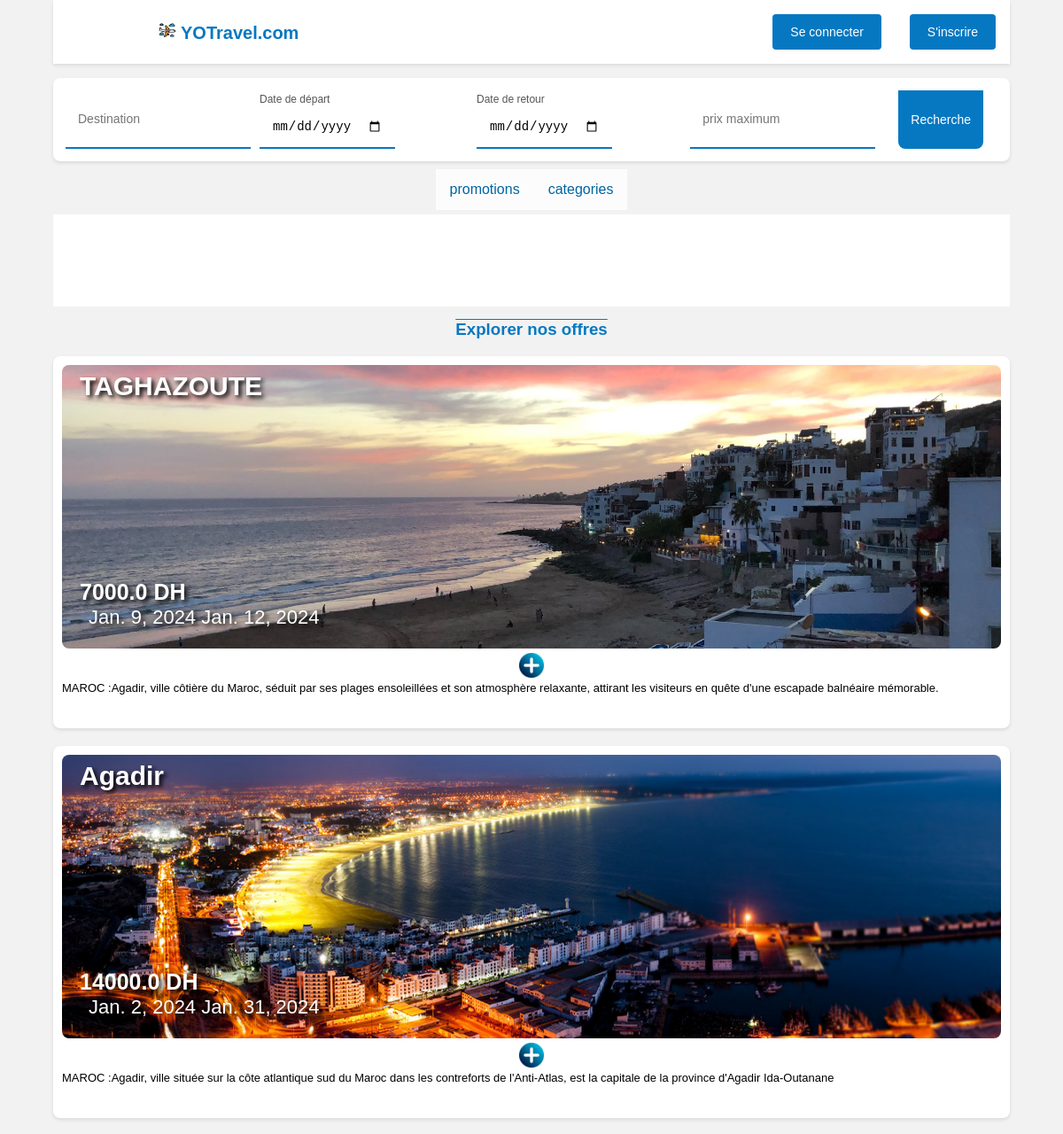
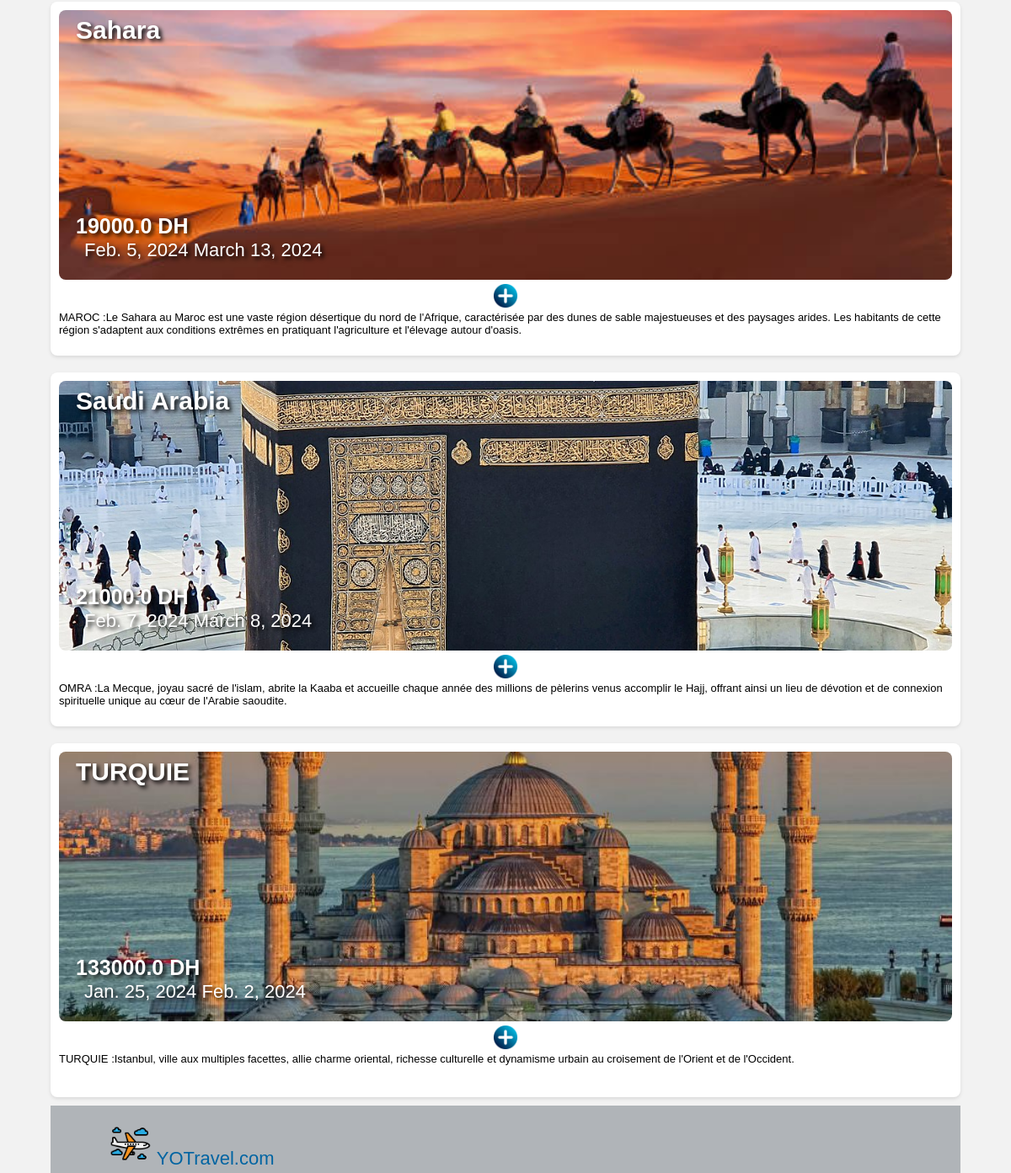
The page / on the database its author committed (2 pictures, top to bottom).
### vacance/models.py (models this page shows, shortened)
class Voyage(models.Model):
	categories=[
		("H","HAJJ"),
		("O","OMRA"),
		("A","ASIE"),
		("T","TURQUIE"),
		("M","MAROC"),
	]
	categorie = models.CharField(max_length=1, choices=categories)
	titre = models.CharField(max_length=30)
	pays = models.CharField(max_length=30)
	ville = models.CharField(max_length=30)
	date_debut=models.DateField(null=True, blank=True)
	date_fin=models.DateField(null=True, blank=True)
	prix=models.FloatField()
	description=models.TextField()
	image_de_voyage = models.ImageField(upload_to='static/images/voyages/', null=True, blank=True)

### vacance/views.py (the view)
# urls.py: path('', views.home, name='home'),
def home(request):
    dernieres_voyages = Voyage.objects.all().order_by('prix')
    voyage_trouve = None
    promos = Promotion.objects.all()
    categories=Voyage.categories
    cats = [nom[1] for  nom in categories]
    titre_recherche = request.GET.get('q1', '')
    prix_recherche = request.GET.get('q2', '')
    date_debut_recherche = request.GET.get('q3', '')
    date_fin_recherche = request.GET.get('q4', '')
    voyages_trouves = Voyage.objects.all()
    if titre_recherche:
        voyages_trouves = voyages_trouves.filter(titre__icontains=titre_recherche)
    if prix_recherche:
        try:
            prix_recherche = float(prix_recherche)
            voyages_trouves = voyages_trouves.filter(prix__lte=prix_recherche)
        except ValueError:
            pass
    if date_debut_recherche:
        try:
            date_debut_recherche = datetime.strptime(date_debut_recherche, '%Y-%m-%d')
            voyages_trouves = voyages_trouves.filter(date_debut__gte=date_debut_recherche)
        except ValueError:
            pass
    if date_fin_recherche:
        try:
            date_fin_recherche = datetime.strptime(date_fin_recherche, '%Y-%m-%d')
            voyages_trouves = voyages_trouves.filter(date_fin__lte=date_fin_recherche)
        except ValueError:
            pass
    if voyages_trouves.exists():
        voyage_trouve = voyages_trouves
    else:
        voyage_trouve = None
    context = {
        'voyages': dernieres_voyages,
        'voyage_trouve': voyage_trouve,
        'promos': promos,
        'cats': cats,
    }
    return render(request, 'vacance/client/home.html', context)

### vacance/models.py (called while the page is built)
	def __str__(self):
		return self.titre

### vacance/template/vacance/client/home.html (shortened to what this page needs)
{% load static %}
<!DOCTYPE html>
<html lang="en">
<head>
  <link rel="stylesheet" href="{% static 'css/style3.css' %}">
</head>
<body>
    <div class="header">
      <div class="logo" >
        <a href="{% url 'home' %}">
        <img id='ico'  src="{% static 'images/avion.png' %}"></a>
        YOTravel.com</div>
      <div class="auth-buttons">
        <a href="{% url 'Sec' %}"><button id="res">Se connecter</button></a>
        <a href="{% url 'acceuil' %}"><button id="res">S'inscrire</button></a>
      </div>
    </div>
    <form id="search-form" action="{% url 'home' %}" method="get">
    <div class="search-container">
      <input type="text" name="q1" class="search-input" placeholder="Destination">
      <div class="date-inputs">
        <div class="date-input-group">
          <label for="check-in" class="date-label">Date de départ</label>
          <input type="date" id="check-in" name="q3" class="date-input" placeholder="Date de départ">
        </div>
        <div class="date-input-group">
          <label for="check-out" class="date-label">Date de retour </label>
          <input type="date" id="check-out" name="q4" class="date-input" placeholder="Date d'arrivée">
        </div>
      </div>
      <input type="number" class="room-input" name="q2" placeholder="prix maximum">
      <button type="submit" class="search-button">Recherche</button>
    </div>
    </form>
     <div class="Nav">
      <ul>
        <li class="dropdown">
          <a href="javascript:void(0)" class="dropbtn">promotions</a>
        </li>
        <li class="dropdown">
          <a href="javascript:void(0)" class="dropbtn">categories</a>
        </li>
      </ul>
    </div>
     <div class="scrolling-container">
      <div class="scrolling-content">
      </div>
    </div>
 <H3 id="tit">Explorer nos offres </H3>
    <div class="main-container">
  {% if not request.GET.q1 or not voyage_trouve %}
      {% for voyage in voyages %}
          <div class="travel-section">
              <div class="destination-card"><a href="{% url 'details' voyage.id %}">
                  <img src="{{ voyage.image_de_voyage.url }}" name='image'  alt="image_de_voyage"></a>
                  <div id="icones">
                    <a href="{% url 'details' voyage.id %}">
                     <img id='fav'  src="{% static 'images/ajouter.png' %}" title="details"  alt="ajouter au favoris"></a>
                   </div>
                  <div class="details">
                      <h3 class="titre">{{ voyage.titre }}</h3>
                      <h4 class="price">{{ voyage.prix }} DH</h4>
                      <p class="date"> {{ voyage.date_debut }}  {{ voyage.date_fin }} </p>
                      <p class="description"> {{ voyage.get_categorie_display }} :{{ voyage.description }} </p>
                  </div>
              </div>
          </div>
      {% endfor %}
  {% endif %}
      </div>
      <div class="footer">
        <div class="foot" >
            <a href="{% url 'voyage' %}">
            <img id='icof'  src="{% static 'images/avion.png' %}"></a>
            YOTravel.com
        </div>
      </div>
  </body>
  </html>

### static/css/style3.css (style rules this page uses)
body { font-family: 'Arial', sans-serif; background-color: #f2f2f2; margin: 0; display: flex; flex-direction: column; align-items: center; justify-content: center; width: 90%; margin-left: 5%; }
.header { display: flex; justify-content: space-between; align-items: center; width: 100%; padding-top: 16px; padding-bottom: 16px; background-color: #fff; box-shadow: 0 2px 4px rgba(0, 0, 0, 0.1); }
.logo { font-size: 20px; font-weight: bold; color: #0678C1; margin-left: 11%; }
.auth-buttons { display: flex; align-items: center; margin-left: -8px; }
.login-button, .signup-button ,button { background-color: #0678C1; color: #fff; border: none; padding: 12px 20px; cursor: pointer; font-size: 14px; margin-left: 16px; margin-right: 16px; border-radius: 4px; }
a { color: inherit; text-decoration: none; }
.search-container { display: flex; background-color: #fff; border-radius: 8px; overflow: hidden; box-shadow: 0 2px 4px rgba(0, 0, 0, 0.1); margin-top: 16px; margin-bottom: 17px; padding: 14px; }
.search-input, .date-input, .room-input { flex: 1; padding: 14px; border: none; outline: none; font-size: 14px; margin-right: 10px; border-bottom: 2px solid #0678C1; }
.date-inputs { display: flex; flex-direction: line; }
.date-label { font-size: 12px; color: #555; }
.search-button { background-color: #0678C1; color: #fff; border: none; padding: 14px; cursor: pointer; border-radius: 0 0 8px 8px; }
.main-container { flex: 1; display: flex; justify-content: center; align-items: center; flex-wrap: wrap; }
.travel-section { display: flex; justify-content: space-around; background-color: #fff; border-radius: 8px; overflow: hidden; box-shadow: 0 2px 4px rgba(0, 0, 0, 0.1); text-align: center; padding: 10px; margin-top: 10px; margin-bottom: 10px; width: 100%; height: 400px; }
.destination-card { width: 100%; }
#ico { max-height: 20px; }
.destination-card img { width: 100%; height: 80%; min-height: 79%; object-fit: cover; border-radius: 8px; }
.titre { position: absolute; margin-top: -350px; font-size:30px; margin-left: 20px; display:flex; text-shadow: 3px 3px 5px rgb(0, 0, 0); color:#ffffff; }
.price { position: absolute; font-size: 25px; color: #ffffff; display:table-column; margin-top: -115px; text-shadow: 3px 3px 5px rgb(0, 0, 0); margin-left: 20px; }
.date { position: absolute; font-size: 22px; color: #ffffff; display: flex; margin-top: -85px; text-shadow: 3px 3px 5px rgb(0, 0, 0); margin-left: 30px; }
.description { margin-top: -1px; text-align: left; font-size: small; }
.scrolling-container { width: 100%; overflow: hidden; background-color: #ffffff; margin-bottom: 5px; }
.scrolling-content { white-space: nowrap; display: inline-block; animation: scrollAnimation 25s linear infinite; }
.scrolling-content::before, .scrolling-content::after { content: attr(data-content); white-space: nowrap; display: inline-block; animation: inherit; }
.scrolling-content::before { margin-right: -100%; }
#tit { text-align:center; padding: 0%; margin-top:10px ; margin-bottom:-9px ; height: 40px; width: 95%; color:#0678C1; text-decoration:overline; }
.footer { position: flex ; bottom: 0; left: 0; height: 80px; width: 100%; margin-bottom: auto; background-color: #34404b59; color: white; align-items: center; }
.foot { margin-top: 20px; margin-left: 70px; color:#0064a2; font-size: 22px; }
#icof { width: 50px; height: 50px; }
.Nav { margin-top: -8px; margin-bottom: 5px; }
#ach,#fav { height: 30px; width: 30px; }

### vacance/template/vacance/client/home.html (style rules this page uses)
ul { list-style-type: none; margin: 0; padding: 0; overflow: hidden; color:#0064a2; background-color: #ffffffcf; }
li { float: left; }
li a, .dropbtn { display: inline-block; color: solid #0064a2; text-align: center; padding: 14px 16px; text-decoration: solid; }
li.dropdown { display: inline-block; }

### rows shown on the page
Voyage: image_de_voyage (picture), titre "TAGHAZOUTE", prix "7000.0", date_debut "Jan. 9, 2024", date_fin "Jan. 12, 2024", categorie "MAROC", description "Agadir, ville côtière du Maroc, séduit par ses plages ensoleillées et son atmosphère relaxante, attirant les visiteurs en quête d'une escapade balnéaire mémorable."
Voyage: image_de_voyage (picture), titre "Agadir", prix "14000.0", date_debut "Jan. 2, 2024", date_fin "Jan. 31, 2024", categorie "MAROC", description "Agadir, ville située sur la côte atlantique sud du Maroc dans les contreforts de l'Anti-Atlas, est la capitale de la province d'Agadir Ida-Outanane"
Voyage: image_de_voyage (picture), titre "Sahara", prix "19000.0", date_debut "Feb. 5, 2024", date_fin "March 13, 2024", categorie "MAROC", description "Le Sahara au Maroc est une vaste région désertique du nord de l'Afrique, caractérisée par des dunes de sable majestueuses et des paysages arides. Les habitants de cette région s'adaptent aux conditions extrêmes en pratiquant l'agriculture et l'élevage autour d'oasis."
Voyage: image_de_voyage (picture), titre "Saudi Arabia", prix "21000.0", date_debut "Feb. 7, 2024", date_fin "March 8, 2024", categorie "OMRA", description "La Mecque, joyau sacré de l'islam, abrite la Kaaba et accueille chaque année des millions de pèlerins venus accomplir le Hajj, offrant ainsi un lieu de dévotion et de connexion spirituelle unique au cœur de l'Arabie saoudite."
Voyage: image_de_voyage (picture), titre "TURQUIE", prix "133000.0", date_debut "Jan. 25, 2024", date_fin "Feb. 2, 2024", categorie "TURQUIE", description "Istanbul, ville aux multiples facettes, allie charme oriental, richesse culturelle et dynamisme urbain au croisement de l'Orient et de l'Occident."
